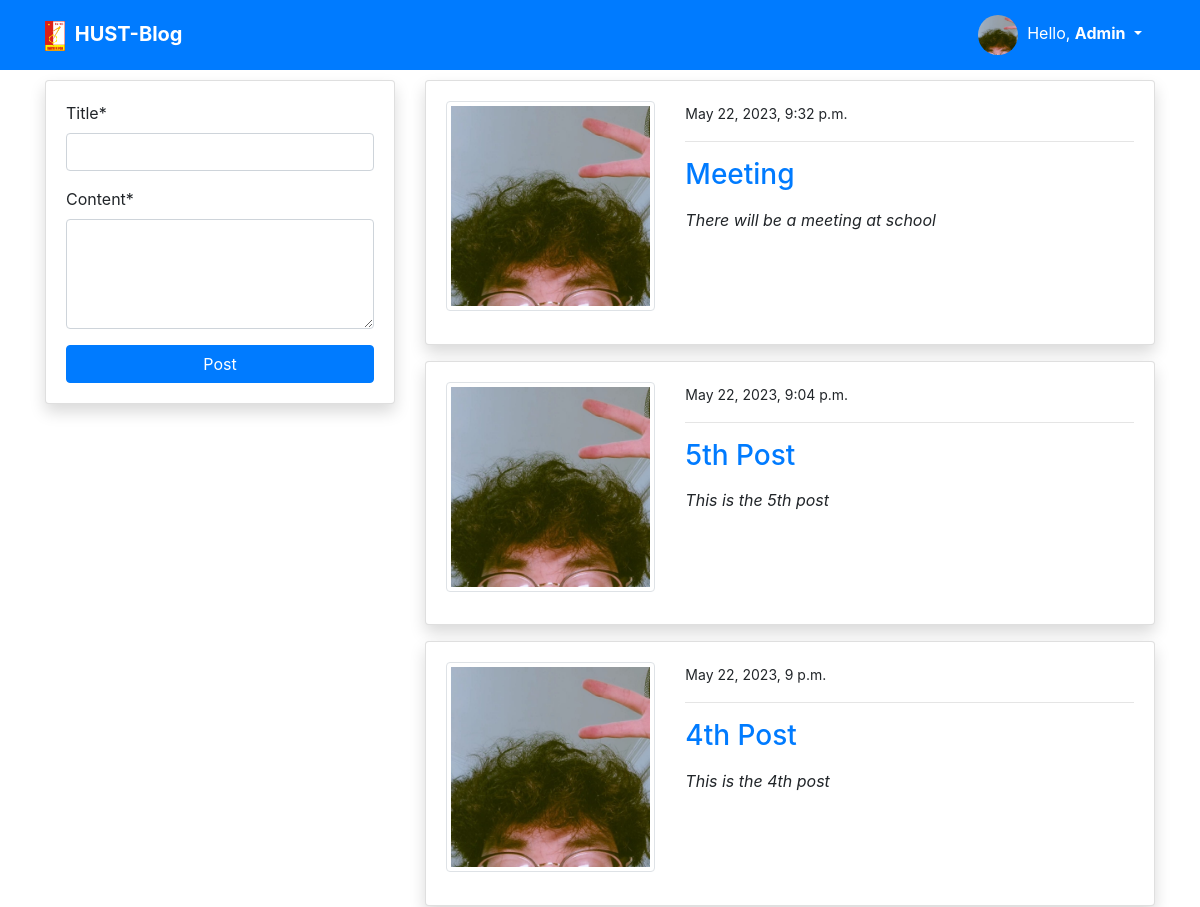
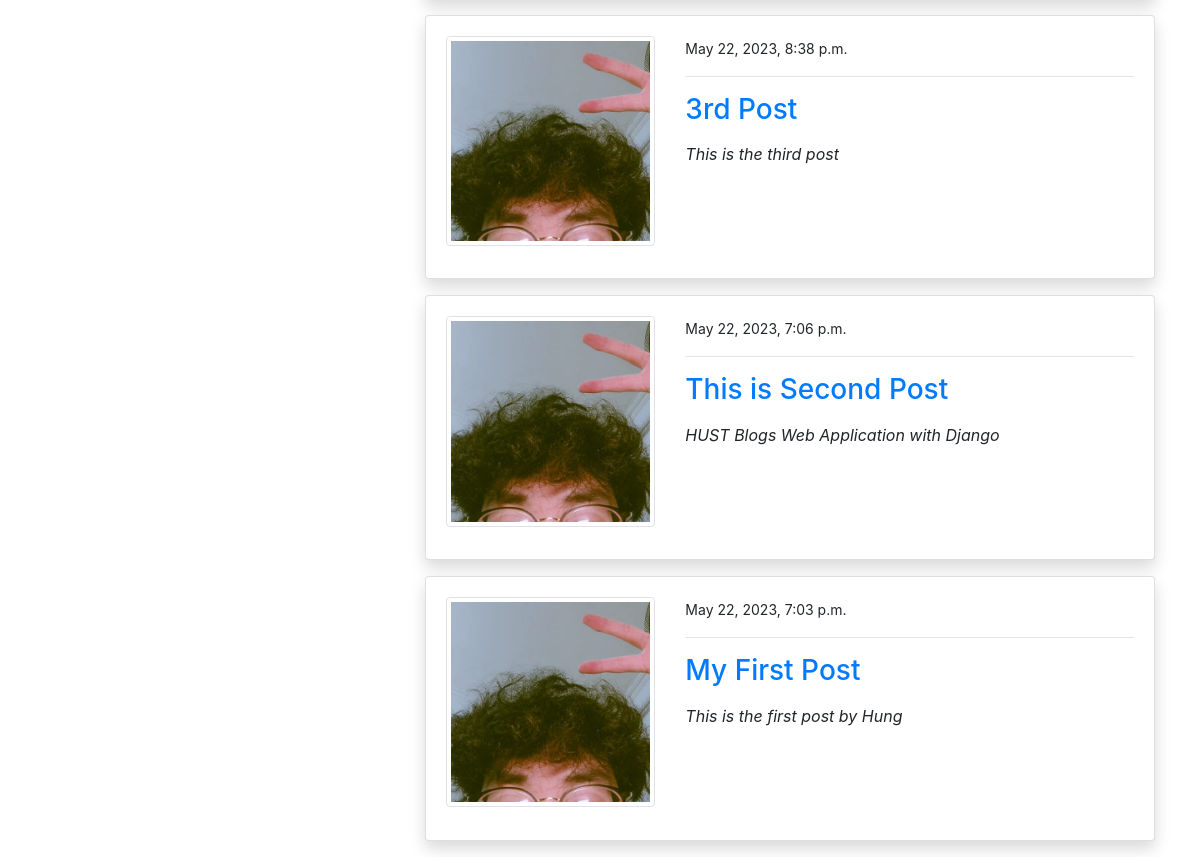
/blog/ (signed in), run on an earlier commit of the app's database (2 pictures, top to bottom).
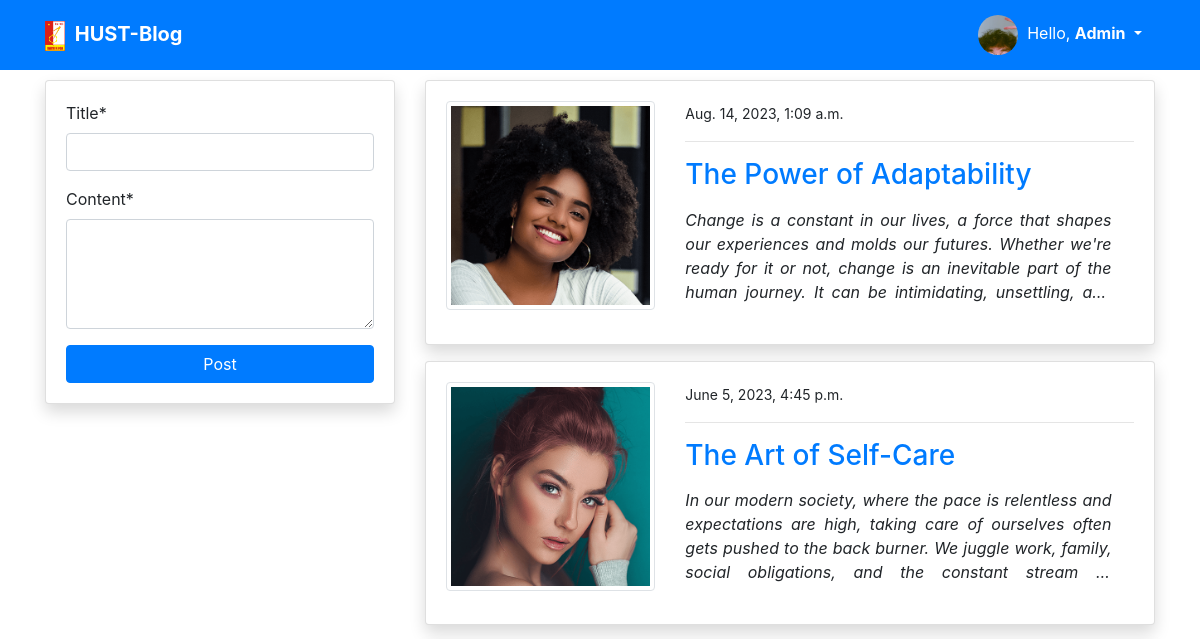
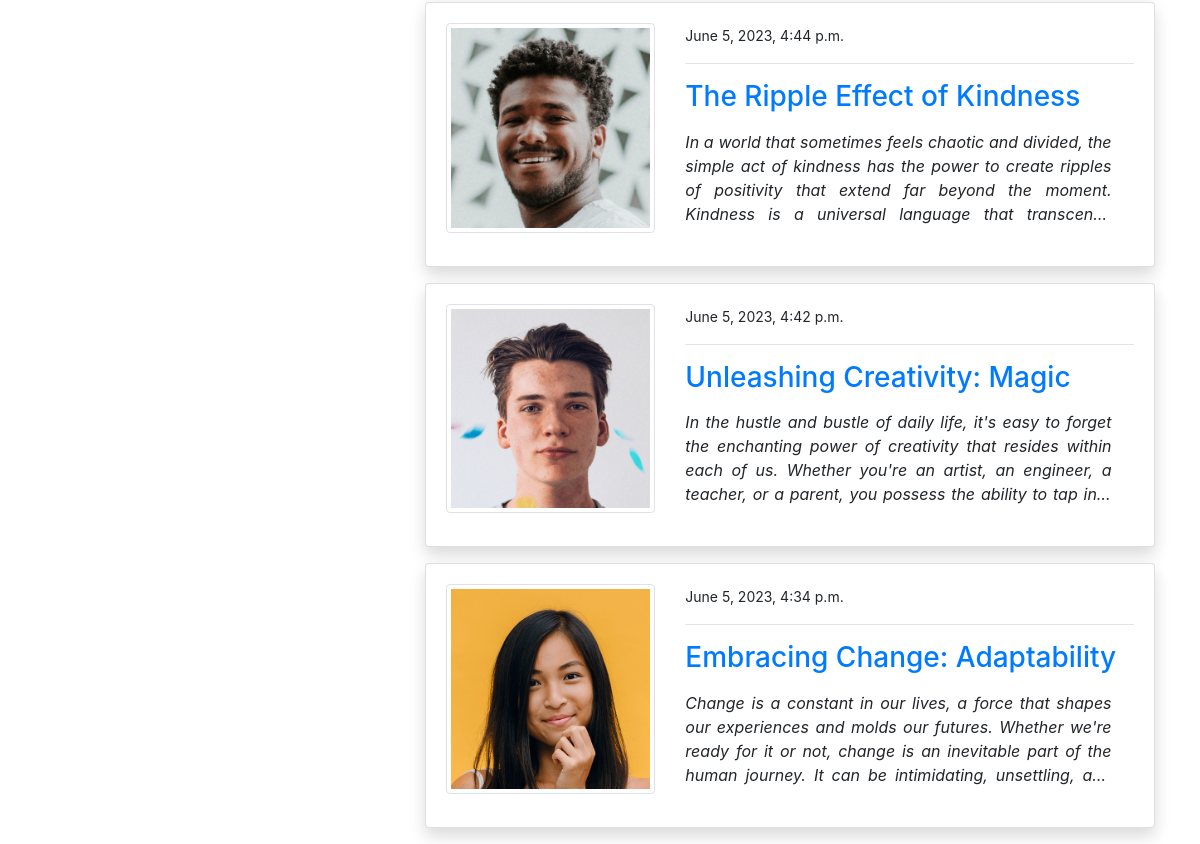
And on a later commit of the database (2 pictures, top to bottom).
### users/models.py (models this page shows, shortened)
class ProfileModel(models.Model):
    user = models.OneToOneField(User, on_delete=models.CASCADE)
    image = models.ImageField(default='default.png', upload_to='profile', validators=[FileExtensionValidator(['png', 'jpg'])])

### blog/models.py (models this page shows, shortened)
class PostModel(models.Model):
    title = models.CharField(max_length=100) # max_length is mandatory
    content = models.TextField()
    author = models.ForeignKey(User, on_delete=models.CASCADE) # If delete user then delete the whole post
    date_created = models.DateTimeField(auto_now_add=True)
    class Meta:
        ordering = ('-date_created',)

### blog/views.py (the view)
# urls.py: path('blog/', views.index, name='blog-index'),
@login_required
def index(request):
    posts = PostModel.objects.all()
    if request.method == 'POST':
        form = PostModelForm(request.POST)
        if form.is_valid():
            instance = form.save(commit = False)
            instance.author = request.user
            instance.save()
            return redirect('blog-index')
    else:
        form = PostModelForm()
    context = {
        'posts': posts,
        'form': form
    }
    return render(request, 'blog/index.html', context)

### blog/forms.py
class PostModelForm(forms.ModelForm):
    content = forms.CharField(widget=forms.Textarea(attrs={'rows': 4}))
    class Meta:
        model = PostModel
        fields = ('title','content')

### templates/blog/index.html (shortened to what this page needs)
{% extends 'partials/base.html' %}
{% load crispy_forms_tags %}
{% block content %}
<div class="container">
    <div class="row mt-5 pt-3">
        <div class="col-md-4">
            <div class="card my-3 shadow">
                <div class="card-body">
                    <form method="POST">
                        {{ form|crispy }}
                        <input class="btn btn-primary btn-block" type="submit" value="Post">
                    </form>
                </div>
            </div>
        </div>
        <div class="col-md-8">
            {% for post in posts %}
            <div class="card shadow my-3">
                <div class="card-body">
                    <div class="row">
                        <div class="col-md-4">
                            <img class="img-thumbnail" src="{{ post.author.profilemodel.image.url }}" alt="img">
                        </div>
                        <div class="col-md-8">
                            <small>{{ post.date_created }}</small>
                            <hr>
                            <a class="h3" href="{% url 'blog-post-detail' post.id %}">{{ post.title }}</a>
                            <p style="
                            height: 100px;
                            width: 95%;
                            font-style:italic;
                            display: -webkit-box;
                            -webkit-line-clamp: 4; /* Adjust the number of lines to display */
                            -webkit-box-orient: vertical;
                            overflow: hidden;
                            text-overflow: ellipsis;" class="text-justify my-3">
                                {{ post.content }}
                            </p>
                        </div>
                    </div>
                </div>
            </div>
            {% endfor %}
        </div>
    </div>
</div>
{% endblock %}

### templates/partials/base.html (shortened to what this page needs)
{% load static %}
<!doctype html>
<html lang="en">
  <head>
    <link rel="stylesheet" href="https://cdn.jsdelivr.net/npm/bootstrap@4.6.2/dist/css/bootstrap.min.css">
    <link rel="stylesheet" href="{% static '/style.css' %}">
  </head>
  <body>
    {% include 'partials/nav.html' %}
    {% block content %}
    {% endblock %}
  </body>
</html>

### templates/partials/nav.html (shortened to what this page needs)
<nav class="navbar navbar-expand-lg navbar-primary bg-primary fixed-top">
    <div class="container">
        {% if request.user.is_authenticated %}
        <a style="font-weight: bold;" class="navbar-brand text-white" href="{% url 'blog-index' %}">
            <img style="width: 20px; margin-right: 5px" src="../../media/hustlogo.png"
                                        alt="logo-image">
            HUST-Blog
        </a>
        <div class="collapse navbar-collapse" id="navbarSupportedContent">
            <div class="navbar-nav ml-auto">
                <div class="btn-group">
                    <button type="button" class="btn btn-primary dropdown-toggle" data-toggle="dropdown" aria-expanded="false">
                      <img style="border-radius: 50%; width: 40px; border-left: 5px;" src="{{ user.profilemodel.image.url }}"
                      alt="profile-image">&nbsp Hello, <b>{{ user.username }}</b>
                    </button>
                </div>
            </div>
        {% endif %}
        </div>
    </div>
</nav>

What changed in the data, as far as the page shows it:
removed PostModel: author.profilemodel.image (picture), date_created "May 22, 2023, 9:32 p.m.", title "Meeting", content "There will be a meeting at school"
removed PostModel: author.profilemodel.image (picture), date_created "May 22, 2023, 9:04 p.m.", title "5th Post", content "This is the 5th post"
removed PostModel: author.profilemodel.image (picture), date_created "May 22, 2023, 9 p.m.", title "4th Post", content "This is the 4th post"
removed PostModel: author.profilemodel.image (picture), date_created "May 22, 2023, 8:38 p.m.", title "3rd Post", content "This is the third post"
removed PostModel: author.profilemodel.image (picture), date_created "May 22, 2023, 7:06 p.m.", title "This is Second Post", content "HUST Blogs Web Application with Django"
removed PostModel: author.profilemodel.image (picture), date_created "May 22, 2023, 7:03 p.m.", title "My First Post", content "This is the first post by Hung"
added PostModel: author.profilemodel.image (picture), date_created "Aug. 14, 2023, 1:09 a.m.", title "The Power of Adaptability", content "Change is a constant in our lives, a force that shapes our experiences and molds our futures. Whether we're ready for it or not, change is an inevitable part of the human journey. It can be intimidating, unsettling,…"
added PostModel: author.profilemodel.image (picture), date_created "June 5, 2023, 4:45 p.m.", title "The Art of Self-Care", content "In our modern society, where the pace is relentless and expectations are high, taking care of ourselves often gets pushed to the back burner. We juggle work, family, social obligations, and the constant stream…"
added PostModel: author.profilemodel.image (picture), date_created "June 5, 2023, 4:44 p.m.", title "The Ripple Effect of Kindness", content "In a world that sometimes feels chaotic and divided, the simple act of kindness has the power to create ripples of positivity that extend far beyond the moment. Kindness is a universal language that…"
added PostModel: author.profilemodel.image (picture), date_created "June 5, 2023, 4:42 p.m.", title "Unleashing Creativity: Magic", content "In the hustle and bustle of daily life, it's easy to forget the enchanting power of creativity that resides within each of us. Whether you're an artist, an engineer, a teacher, or a parent, you possess the ability to tap…"
added PostModel: author.profilemodel.image (picture), date_created "June 5, 2023, 4:34 p.m.", title "Embracing Change: Adaptability", content "Change is a constant in our lives, a force that shapes our experiences and molds our futures. Whether we're ready for it or not, change is an inevitable part of the human journey. It can be intimidating, unsettling,…"
